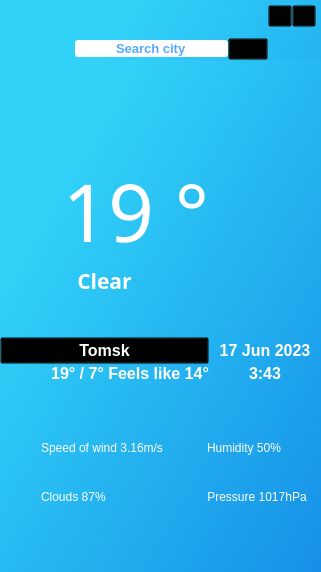
<?xml version="1.0" encoding="UTF-8"?>
<ui version="4.0">
 <class>MainWindow</class>
 <widget class="QMainWindow" name="MainWindow">
  <property name="geometry">
   <rect>
    <x>0</x>
    <y>0</y>
    <width>321</width>
    <height>572</height>
   </rect>
  </property>
  <property name="windowTitle">
   <string>MainWindow</string>
  </property>
  <property name="styleSheet">
   <string notr="true">QLineEdit{
	
	background-color: rgb(255, 85, 127);

    border:none;
	border-radius: 3px;
}
</string>
  </property>
  <widget class="QWidget" name="centralwidget">
   <property name="styleSheet">
    <string notr="true">background-color: qlineargradient(spread:pad, x1:0.199, y1:0.244318, x2:1, y2:1, stop:0 rgba(49,209,248), stop:1 rgba(22,144,231));

color: rgb(255, 255, 255);
</string>
   </property>
   <layout class="QGridLayout" name="gridLayout">
    <property name="leftMargin">
     <number>0</number>
    </property>
    <property name="topMargin">
     <number>0</number>
    </property>
    <property name="rightMargin">
     <number>0</number>
    </property>
    <property name="bottomMargin">
     <number>0</number>
    </property>
    <property name="spacing">
     <number>0</number>
    </property>
    <item row="1" column="0">
     <widget class="QStackedWidget" name="stackedWidget">
      <property name="currentIndex">
       <number>1</number>
      </property>
      <widget class="QWidget" name="widget_4"/>
      <widget class="QWidget" name="page_2">
       <layout class="QGridLayout" name="gridLayout_4">
        <property name="leftMargin">
         <number>0</number>
        </property>
        <property name="topMargin">
         <number>0</number>
        </property>
        <property name="rightMargin">
         <number>0</number>
        </property>
        <property name="bottomMargin">
         <number>0</number>
        </property>
        <property name="spacing">
         <number>0</number>
        </property>
        <item row="0" column="0">
         <widget class="QWidget" name="widget_2" native="true">
          <property name="minimumSize">
           <size>
            <width>0</width>
            <height>350</height>
           </size>
          </property>
          <property name="maximumSize">
           <size>
            <width>16777215</width>
            <height>300</height>
           </size>
          </property>
          <property name="styleSheet">
           <string notr="true">background-color: transparent;</string>
          </property>
          <layout class="QGridLayout" name="gridLayout_3">
           <property name="leftMargin">
            <number>0</number>
           </property>
           <property name="topMargin">
            <number>0</number>
           </property>
           <property name="rightMargin">
            <number>0</number>
           </property>
           <property name="bottomMargin">
            <number>0</number>
           </property>
           <property name="spacing">
            <number>0</number>
           </property>
           <item row="0" column="1" rowspan="3">
            <widget class="QLabel" name="label_3">
             <property name="sizePolicy">
              <sizepolicy hsizetype="Fixed" vsizetype="Fixed">
               <horstretch>0</horstretch>
               <verstretch>0</verstretch>
              </sizepolicy>
             </property>
             <property name="minimumSize">
              <size>
               <width>60</width>
               <height>60</height>
              </size>
             </property>
             <property name="maximumSize">
              <size>
               <width>210</width>
               <height>270</height>
              </size>
             </property>
             <property name="styleSheet">
              <string notr="true">background-color: transparent;</string>
             </property>
             <property name="text">
              <string/>
             </property>
             <property name="pixmap">
              <pixmap>:/image/images/cloud1.gif</pixmap>
             </property>
             <property name="scaledContents">
              <bool>false</bool>
             </property>
             <property name="alignment">
              <set>Qt::AlignCenter</set>
             </property>
             <property name="wordWrap">
              <bool>false</bool>
             </property>
            </widget>
           </item>
           <item row="1" column="0" alignment="Qt::AlignHCenter|Qt::AlignTop">
            <widget class="QLabel" name="currentTempLabel">
             <property name="font">
              <font>
               <family>Impact</family>
               <pointsize>60</pointsize>
              </font>
             </property>
             <property name="layoutDirection">
              <enum>Qt::RightToLeft</enum>
             </property>
             <property name="styleSheet">
              <string notr="true">background-color: transparent;</string>
             </property>
             <property name="text">
              <string>   19 °</string>
             </property>
             <property name="alignment">
              <set>Qt::AlignCenter</set>
             </property>
            </widget>
           </item>
           <item row="2" column="0" alignment="Qt::AlignTop">
            <widget class="QLabel" name="skyLabel">
             <property name="font">
              <font>
               <family>Arial Black</family>
               <pointsize>16</pointsize>
               <weight>75</weight>
               <bold>true</bold>
              </font>
             </property>
             <property name="layoutDirection">
              <enum>Qt::RightToLeft</enum>
             </property>
             <property name="styleSheet">
              <string notr="true">background-color: transparent;</string>
             </property>
             <property name="text">
              <string>Clear</string>
             </property>
             <property name="alignment">
              <set>Qt::AlignCenter</set>
             </property>
            </widget>
           </item>
           <item row="6" column="0" alignment="Qt::AlignRight|Qt::AlignTop">
            <widget class="QLabel" name="tempLabel">
             <property name="font">
              <font>
               <family>Arial</family>
               <pointsize>12</pointsize>
               <weight>75</weight>
               <bold>true</bold>
              </font>
             </property>
             <property name="styleSheet">
              <string notr="true">background-color: transparent;</string>
             </property>
             <property name="text">
              <string>19° / 7° Feels like 14°</string>
             </property>
             <property name="alignment">
              <set>Qt::AlignCenter</set>
             </property>
            </widget>
           </item>
           <item row="3" column="0">
            <widget class="QPushButton" name="cityLabel">
             <property name="font">
              <font>
               <family>Arial</family>
               <pointsize>12</pointsize>
               <weight>75</weight>
               <bold>true</bold>
              </font>
             </property>
             <property name="mouseTracking">
              <bool>false</bool>
             </property>
             <property name="focusPolicy">
              <enum>Qt::TabFocus</enum>
             </property>
             <property name="contextMenuPolicy">
              <enum>Qt::NoContextMenu</enum>
             </property>
             <property name="layoutDirection">
              <enum>Qt::LeftToRight</enum>
             </property>
             <property name="autoFillBackground">
              <bool>false</bool>
             </property>
             <property name="text">
              <string>Tomsk</string>
             </property>
             <property name="icon">
              <iconset resource="../static/resources.qrc">
               <normaloff>:/icons/icons/map-pin (1).svg</normaloff>:/icons/icons/map-pin (1).svg</iconset>
             </property>
             <property name="iconSize">
              <size>
               <width>16</width>
               <height>16</height>
              </size>
             </property>
             <property name="autoRepeat">
              <bool>false</bool>
             </property>
            </widget>
           </item>
           <item row="6" column="1" alignment="Qt::AlignHCenter|Qt::AlignTop">
            <widget class="QLabel" name="tmeLabel">
             <property name="font">
              <font>
               <family>Arial</family>
               <pointsize>12</pointsize>
               <weight>75</weight>
               <bold>true</bold>
              </font>
             </property>
             <property name="text">
              <string>3:43</string>
             </property>
            </widget>
           </item>
           <item row="3" column="1">
            <widget class="QLabel" name="dateLabel">
             <property name="font">
              <font>
               <family>Arial</family>
               <pointsize>12</pointsize>
               <weight>75</weight>
               <bold>true</bold>
              </font>
             </property>
             <property name="text">
              <string>17 Jun 2023</string>
             </property>
             <property name="alignment">
              <set>Qt::AlignCenter</set>
             </property>
            </widget>
           </item>
          </layout>
         </widget>
        </item>
        <item row="1" column="0">
         <widget class="QWidget" name="widget_3" native="true">
          <property name="styleSheet">
           <string notr="true">background-color: transparent;
font: 75 8pt &quot;Arial&quot;;</string>
          </property>
          <layout class="QGridLayout" name="gridLayout_5">
           <property name="leftMargin">
            <number>0</number>
           </property>
           <property name="topMargin">
            <number>0</number>
           </property>
           <property name="rightMargin">
            <number>0</number>
           </property>
           <property name="bottomMargin">
            <number>6</number>
           </property>
           <property name="horizontalSpacing">
            <number>10</number>
           </property>
           <property name="verticalSpacing">
            <number>4</number>
           </property>
           <item row="1" column="2" alignment="Qt::AlignTop">
            <widget class="QLabel" name="cloudsLabel">
             <property name="text">
              <string>Clouds 87%</string>
             </property>
            </widget>
           </item>
           <item row="1" column="5" colspan="2" alignment="Qt::AlignLeft|Qt::AlignTop">
            <widget class="QLabel" name="pressureLabel">
             <property name="text">
              <string>Pressure 1017hPa</string>
             </property>
             <property name="alignment">
              <set>Qt::AlignCenter</set>
             </property>
            </widget>
           </item>
           <item row="0" column="0" alignment="Qt::AlignRight">
            <widget class="QLabel" name="label_13">
             <property name="text">
              <string/>
             </property>
             <property name="pixmap">
              <pixmap resource="../static/resources.qrc">:/icons/icons/140-1405202_windy-weather-icon-wind-weather-symbols-clipart 1.svg</pixmap>
             </property>
             <property name="alignment">
              <set>Qt::AlignCenter</set>
             </property>
            </widget>
           </item>
           <item row="1" column="0" alignment="Qt::AlignRight|Qt::AlignTop">
            <widget class="QLabel" name="label_14">
             <property name="text">
              <string/>
             </property>
             <property name="pixmap">
              <pixmap resource="../static/resources.qrc">:/icons/icons/cloud.svg</pixmap>
             </property>
            </widget>
           </item>
           <item row="1" column="4" alignment="Qt::AlignRight|Qt::AlignTop">
            <widget class="QLabel" name="label_12">
             <property name="layoutDirection">
              <enum>Qt::RightToLeft</enum>
             </property>
             <property name="text">
              <string/>
             </property>
             <property name="pixmap">
              <pixmap resource="../static/resources.qrc">:/icons/icons/Group.svg</pixmap>
             </property>
            </widget>
           </item>
           <item row="0" column="5">
            <widget class="QLabel" name="humidityLabel">
             <property name="text">
              <string>Humidity 50%</string>
             </property>
            </widget>
           </item>
           <item row="0" column="4">
            <widget class="QLabel" name="label_2">
             <property name="maximumSize">
              <size>
               <width>24</width>
               <height>16777215</height>
              </size>
             </property>
             <property name="text">
              <string/>
             </property>
             <property name="pixmap">
              <pixmap resource="../static/resources.qrc">:/icons/icons/droplet.svg</pixmap>
             </property>
             <property name="scaledContents">
              <bool>false</bool>
             </property>
            </widget>
           </item>
           <item row="0" column="2" colspan="2">
            <widget class="QLabel" name="speedLabel">
             <property name="text">
              <string>Speed of wind 3.16m/s</string>
             </property>
            </widget>
           </item>
          </layout>
         </widget>
        </item>
       </layout>
      </widget>
     </widget>
    </item>
    <item row="0" column="0">
     <widget class="QWidget" name="widget" native="true">
      <property name="minimumSize">
       <size>
        <width>40</width>
        <height>60</height>
       </size>
      </property>
      <property name="styleSheet">
       <string notr="true">background-color: transparent;</string>
      </property>
      <layout class="QGridLayout" name="gridLayout_2">
       <property name="leftMargin">
        <number>5</number>
       </property>
       <property name="topMargin">
        <number>5</number>
       </property>
       <property name="rightMargin">
        <number>5</number>
       </property>
       <property name="bottomMargin">
        <number>0</number>
       </property>
       <property name="spacing">
        <number>0</number>
       </property>
       <item row="2" column="0" rowspan="2">
        <spacer name="horizontalSpacer_2">
         <property name="orientation">
          <enum>Qt::Horizontal</enum>
         </property>
         <property name="sizeType">
          <enum>QSizePolicy::Fixed</enum>
         </property>
         <property name="sizeHint" stdset="0">
          <size>
           <width>70</width>
           <height>20</height>
          </size>
         </property>
        </spacer>
       </item>
       <item row="3" column="1" colspan="3">
        <widget class="QLineEdit" name="citySearch">
         <property name="font">
          <font>
           <family>Arial</family>
           <pointsize>10</pointsize>
           <weight>75</weight>
           <bold>true</bold>
          </font>
         </property>
         <property name="styleSheet">
          <string notr="true">color: rgb(85, 170, 255);
background-color: rgb(255, 255, 255);</string>
         </property>
         <property name="inputMask">
          <string/>
         </property>
         <property name="text">
          <string>Search city</string>
         </property>
         <property name="alignment">
          <set>Qt::AlignCenter</set>
         </property>
        </widget>
       </item>
       <item row="3" column="7">
        <widget class="QPushButton" name="searchButton">
         <property name="text">
          <string/>
         </property>
         <property name="icon">
          <iconset resource="../static/resources.qrc">
           <normaloff>:/icons/icons/search.svg</normaloff>:/icons/icons/search.svg</iconset>
         </property>
         <property name="iconSize">
          <size>
           <width>20</width>
           <height>20</height>
          </size>
         </property>
         <property name="autoRepeat">
          <bool>false</bool>
         </property>
         <property name="autoExclusive">
          <bool>false</bool>
         </property>
        </widget>
       </item>
       <item row="0" column="1">
        <spacer name="horizontalSpacer">
         <property name="orientation">
          <enum>Qt::Horizontal</enum>
         </property>
         <property name="sizeType">
          <enum>QSizePolicy::Fixed</enum>
         </property>
         <property name="sizeHint" stdset="0">
          <size>
           <width>80</width>
           <height>20</height>
          </size>
         </property>
        </spacer>
       </item>
       <item row="0" column="8">
        <widget class="QPushButton" name="rollUpButton">
         <property name="maximumSize">
          <size>
           <width>24</width>
           <height>24</height>
          </size>
         </property>
         <property name="layoutDirection">
          <enum>Qt::LeftToRight</enum>
         </property>
         <property name="text">
          <string/>
         </property>
         <property name="icon">
          <iconset resource="../static/resources.qrc">
           <normaloff>:/icons/icons/minus.svg</normaloff>:/icons/icons/minus.svg</iconset>
         </property>
         <property name="iconSize">
          <size>
           <width>24</width>
           <height>24</height>
          </size>
         </property>
        </widget>
       </item>
       <item row="0" column="9">
        <widget class="QPushButton" name="closeButton">
         <property name="maximumSize">
          <size>
           <width>24</width>
           <height>24</height>
          </size>
         </property>
         <property name="layoutDirection">
          <enum>Qt::RightToLeft</enum>
         </property>
         <property name="text">
          <string/>
         </property>
         <property name="icon">
          <iconset resource="../static/resources.qrc">
           <normaloff>:/icons/icons/x.svg</normaloff>:/icons/icons/x.svg</iconset>
         </property>
         <property name="iconSize">
          <size>
           <width>24</width>
           <height>24</height>
          </size>
         </property>
         <property name="autoDefault">
          <bool>false</bool>
         </property>
         <property name="default">
          <bool>false</bool>
         </property>
         <property name="flat">
          <bool>false</bool>
         </property>
        </widget>
       </item>
       <item row="0" column="0">
        <widget class="QLabel" name="label">
         <property name="maximumSize">
          <size>
           <width>90</width>
           <height>45</height>
          </size>
         </property>
         <property name="text">
          <string/>
         </property>
         <property name="pixmap">
          <pixmap resource="../static/resources.qrc">:/image/images/raccoon.png</pixmap>
         </property>
         <property name="scaledContents">
          <bool>false</bool>
         </property>
        </widget>
       </item>
      </layout>
     </widget>
    </item>
   </layout>
  </widget>
 </widget>
 <resources>
  <include location="../static/resources.qrc"/>
 </resources>
 <connections/>
</ui>
